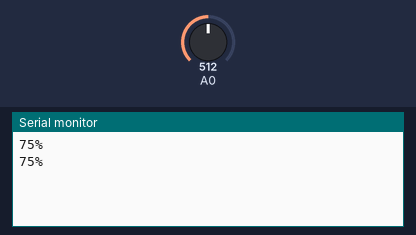
Bench run of a sketch on a simulated Arduino Uno, built with avr-gcc and run on an emulated ATmega328P. Shown: the last lines printed to the serial monitor. The inputs (shaded band) are chosen by the test bench; at power-on: A0 = 512.

Above: at 5.8 s.
5.9 s: A0 set to 431
At 10.8 s:
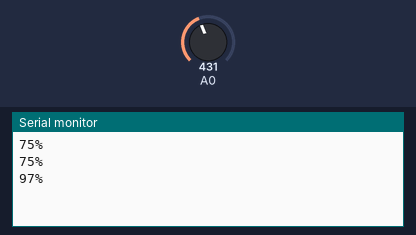
11.9 s: A0 set to 404
At 15.8 s:
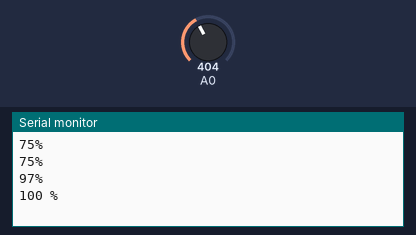

The sketch:

humidity_sensor.ino
```cpp
const int AirValue = 802;   //you need to replace this value with Value_1
const int WaterValue = 420; //you need to replace this value with Value_2
int soilMoistureValue = 0;
int soilmoisturepercent = 0;

void setup()
{
  Serial.begin(9600);
}

void loop()
{
  soilMoistureValue = analogRead(A0);
  soilmoisturepercent = map(soilMoistureValue, AirValue, WaterValue, 0, 100);
  if (soilmoisturepercent >= 100)
  {
    Serial.println("100 %");
  }
  else if (soilmoisturepercent <= 0)
  {
    Serial.println("0 %");
  }
  else if (soilmoisturepercent > 0 && soilmoisturepercent < 100)
  {
    Serial.print(soilmoisturepercent);
    Serial.println("%");
  }
  delay(5000);
}
```

Measured:
- the behaviour switches between 421 and 420 on A0 (found by bisection; images 1 and 2)
- after the input at 5.9 s, the serial monitor: prints a new line after 4.1 s (image 1)
- after the input at 11.9 s, the serial monitor: prints a new line after 3.1 s (image 2)
